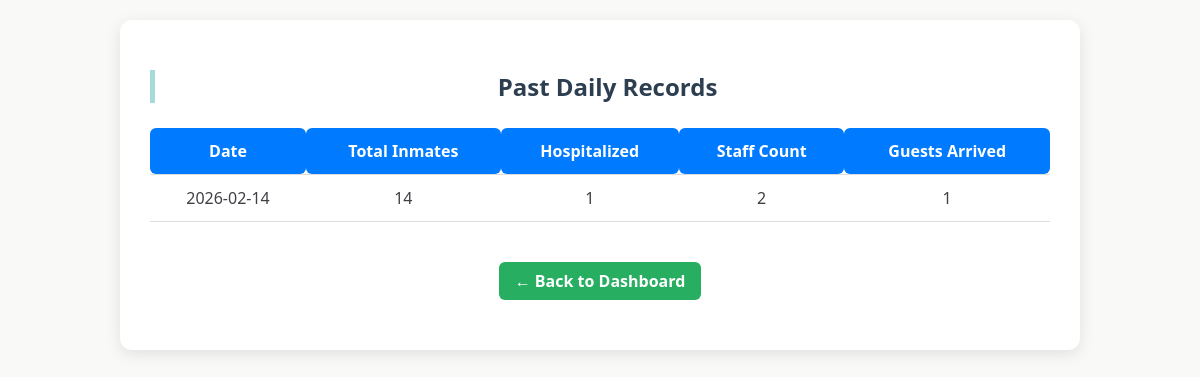
Page /admin/records (signed in) on the earlier database version.
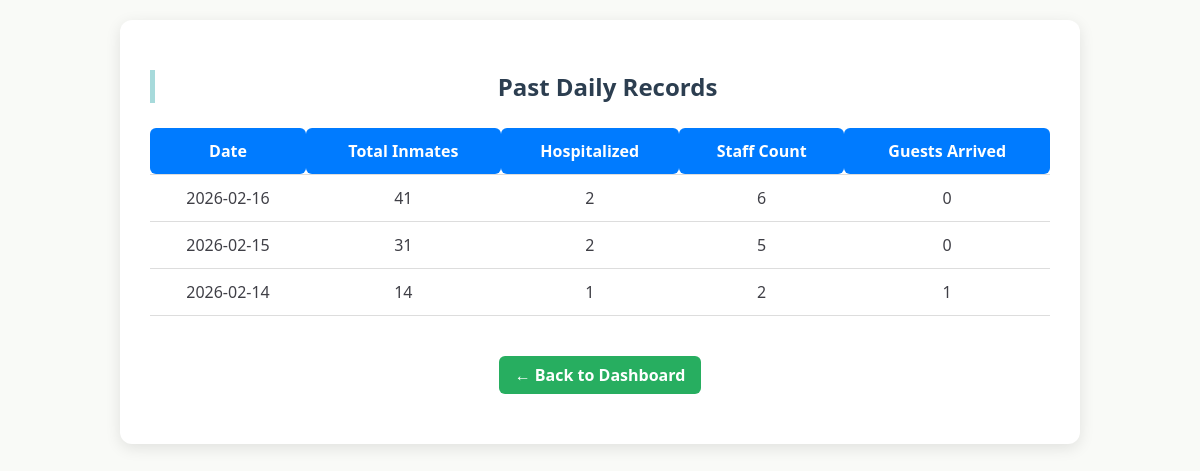
Same page on the later database version.
### tables this page shows
CREATE TABLE daily_records (
        id INTEGER PRIMARY KEY AUTOINCREMENT,
        date TEXT UNIQUE,  -- Added UNIQUE here to support REPLACE logic
        total_inmates INTEGER,
        active_inmates INTEGER,  -- Ensure this is added
        hospitalized INTEGER,
        discharged INTEGER,
        male_inmates INTEGER,
        female_inmates INTEGER,
        new_inmates INTEGER,
        staff_count INTEGER,
        guests_arrived INTEGER
    );

### app.py (the view)
@app.route("/admin/records")
def view_records():
    if 'admin' not in session:
        return redirect('/login')
    conn = get_db()
    cur = conn.cursor()
    cur.execute("SELECT * FROM daily_records ORDER BY date DESC")
    records = cur.fetchall()
    conn.close()
    return render_template("view_records.html", records=records)

### app.py (called while the page is built)
def get_db():
    conn = sqlite3.connect(DB)
    conn.row_factory = sqlite3.Row
    return conn

### templates/view_records.html (shortened to what this page needs)
<!DOCTYPE html>
<html lang="en">
<head>
    <link rel="stylesheet" href="{{ url_for('static', filename='style.css') }}">
</head>
<body>
<div class="view-container">
    <h2>Past Daily Records</h2>
    <table>
        <thead>
            <tr>
                <th>Date</th>
                <th>Total Inmates</th>
                <th>Hospitalized</th>
                <th>Staff Count</th>
                <th>Guests Arrived</th>
            </tr>
        </thead>
        <tbody>
            {% for record in records %}
            <tr>
                <td>{{ record['date'] }}</td>
                <td>{{ record['total_inmates'] }}</td>
                <td>{{ record['hospitalized'] }}</td>
                <td>{{ record['staff_count'] }}</td>
                <td>{{ record['guests_arrived'] }}</td>
            </tr>
            {% endfor %}
        </tbody>
    </table>
   <div class="admin-actions">
        <a href="/admin" class="back-btn">← Back to Dashboard</a>
    </div>
</div>
</body>
</html>

Differences in the rows shown:
added daily_records: date "2026-02-16", total_inmates "41", hospitalized "2", staff_count "6", guests_arrived "0"
added daily_records: date "2026-02-15", total_inmates "31", hospitalized "2", staff_count "5", guests_arrived "0"
